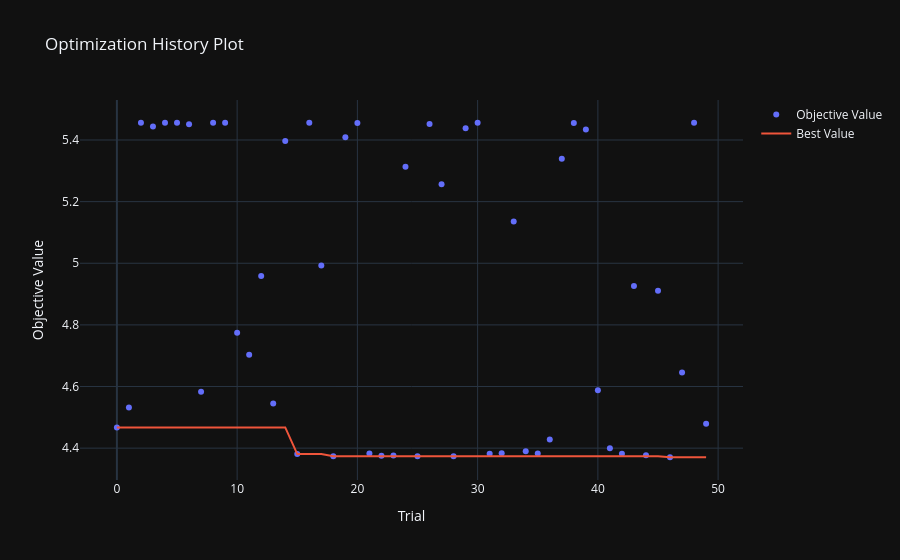
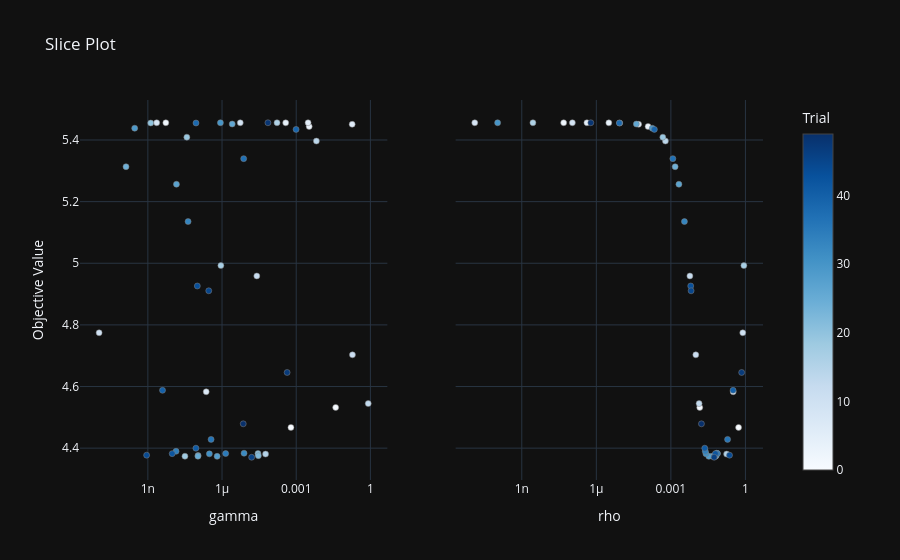

Source (notebook cell) for these figures, in order:
### Code cell
RMS0 = RMSProp(func0, Table(pd.DataFrame(), ["X","Y","Rho","Gamma","Iteration","Z min", "Z max","Z end", "X min", "Y min"]))
RMS0.run()
